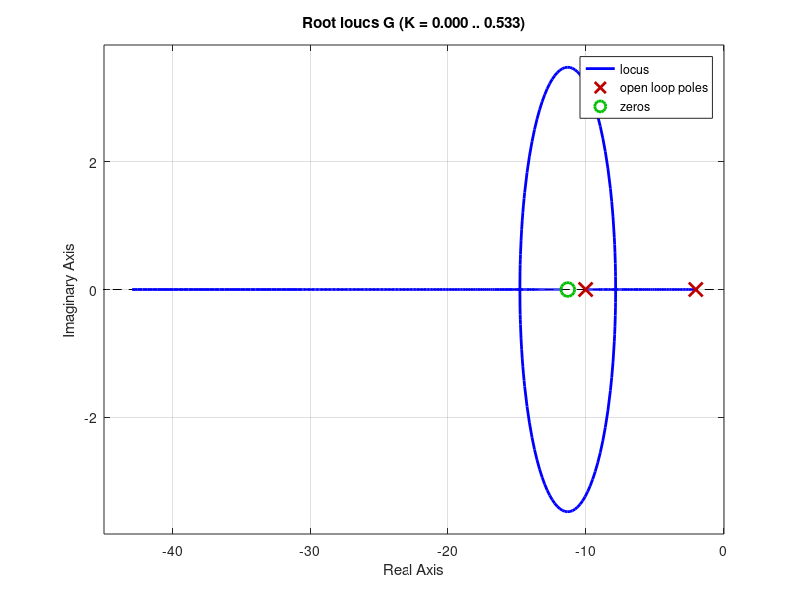
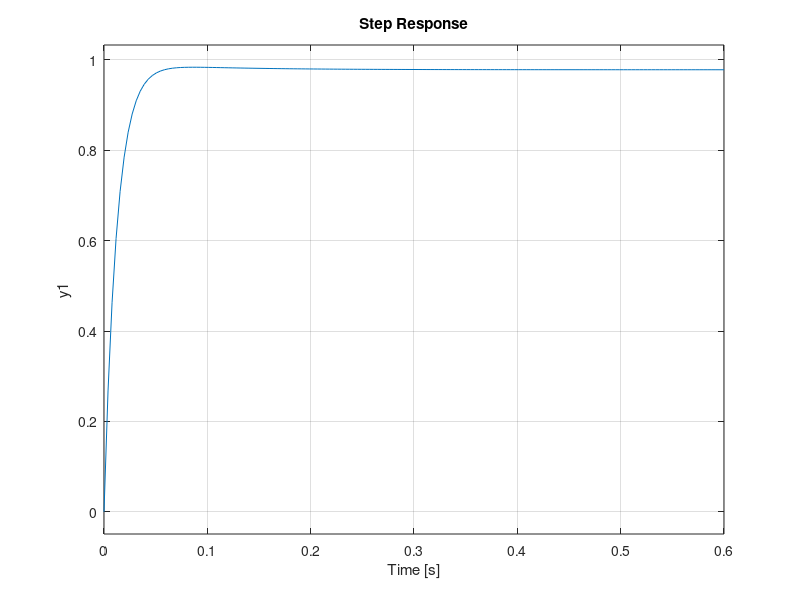
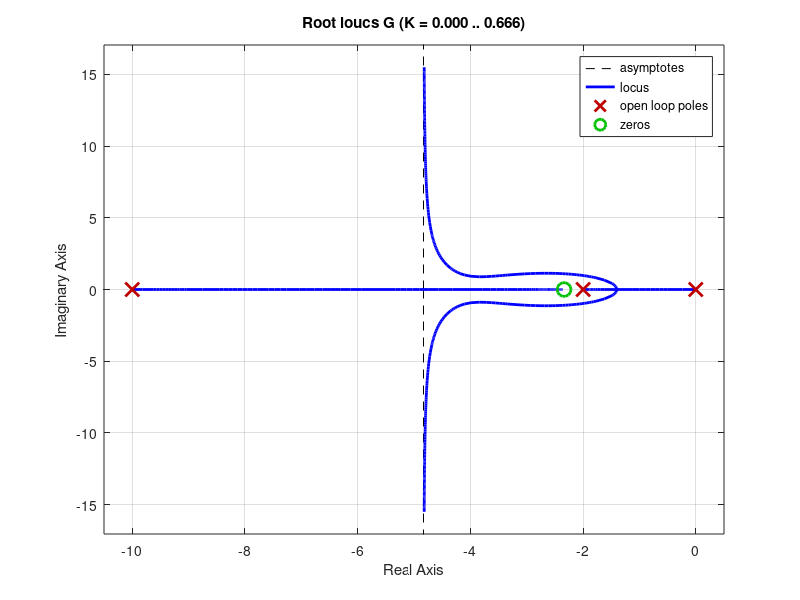
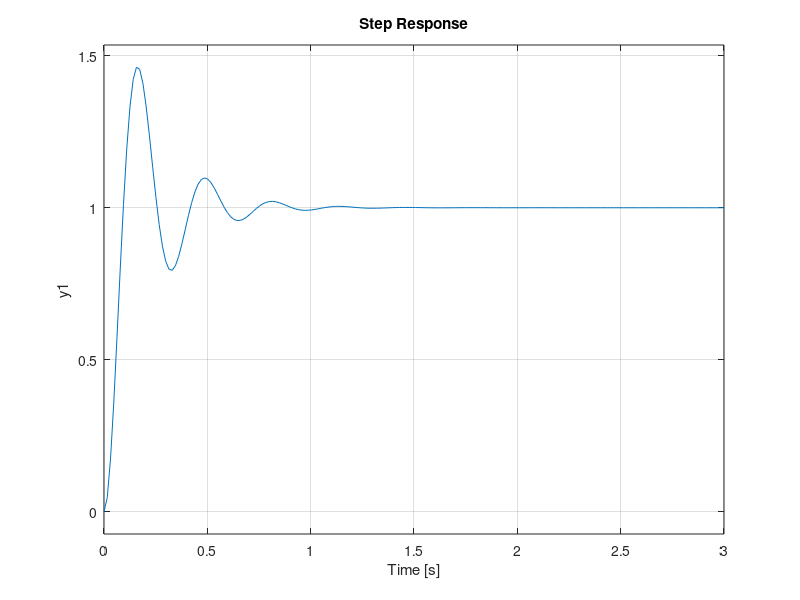

The MATLAB script that drew these images, in order:
clc
% PD
Gc = tf([4,45.2],[1])

Gp = tf([20],[1,12,20])

G  = Gc * Gp

F  = feedback(G,1,-1)

figure(1)
rlocus(G)

figure(2)
step(F)

% PI
Gc = tf([20,46.74],[1,0])

Gp = tf([20],[1,12,20])

G  = Gc * Gp

F  = feedback(G,1,-1)

figure(3)
rlocus(G)

figure(4)
step(F)

% PID
Gc = tf([0.4,2.88,5],[1,0])

Gp = tf([20],[1,12,20])

G  = Gc * Gp

F  = feedback(G,1,-1)

figure(5)
rlocus(G)

figure(6)
step(F)

Gc = tf([1.955,9.974,15],[1,0])

Gp = tf([20],[1,12,20])

G  = Gc * Gp

F  = feedback(G,1,-1)

figure(7)
rlocus(G)

figure(8)
step(F)

Gc = tf([5.055,24.174,35],[1,0])

Gp = tf([20],[1,12,20])

G  = Gc * Gp

F  = feedback(G,1,-1)

figure(9)
rlocus(G)

figure(10)
step(F)

